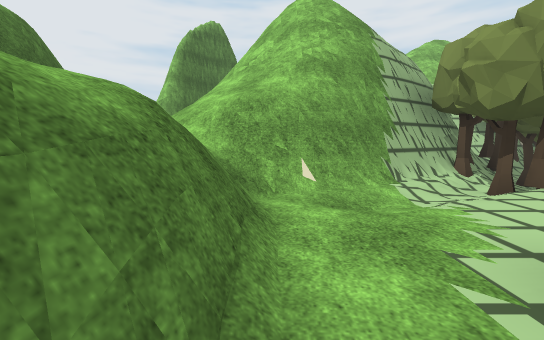
view 1 (above)

24 first-person views from a walk through a scene from a Unity 3-D project. The camera is 1.3 m above the floor, tilts 6° down and sees 90° across. The floor is counted in squares, 2 m on a side. Each view is taken from the middle of a square. On the plan, view 1 faces up. The plan holds only what a view shows up to about 9 squares ahead; the rest is blank. The place goes on beyond the plan. The player is left out. Some animated figures are left out. Some surface patterns are stand-ins.

view 2
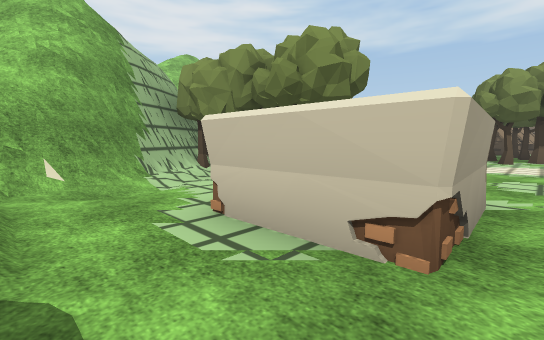

view 3
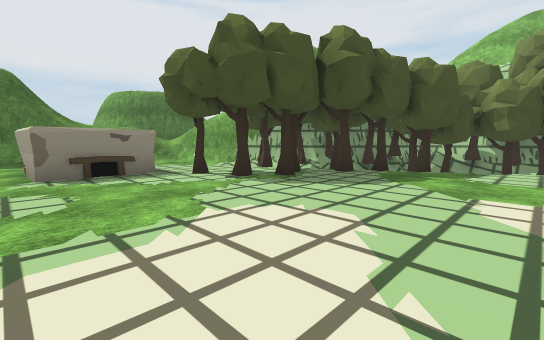

view 4
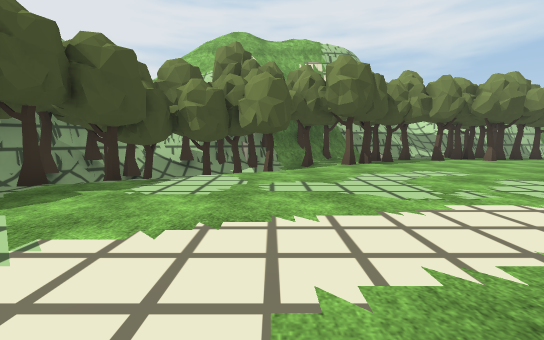

view 5
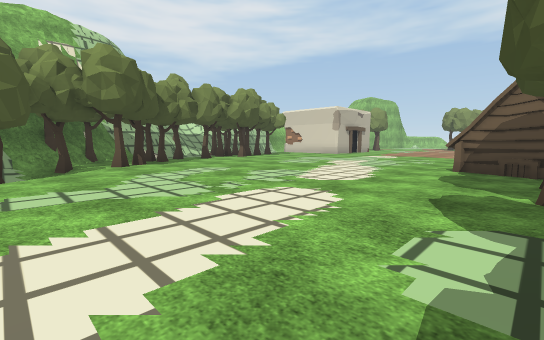

view 6
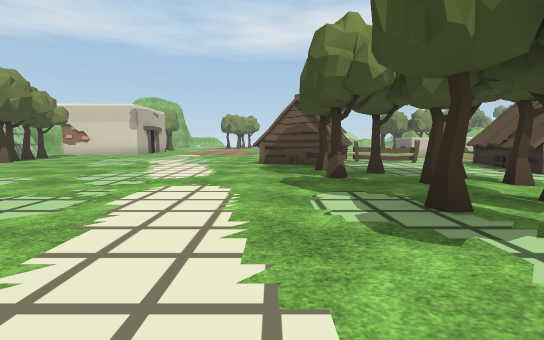

view 7
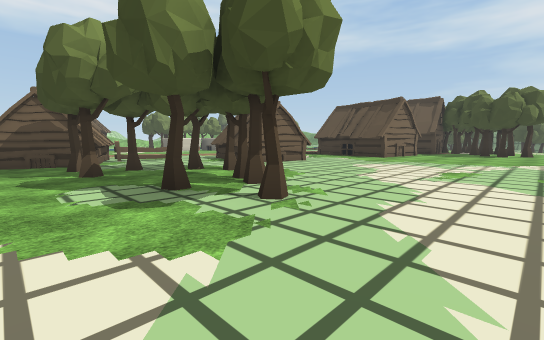

view 8
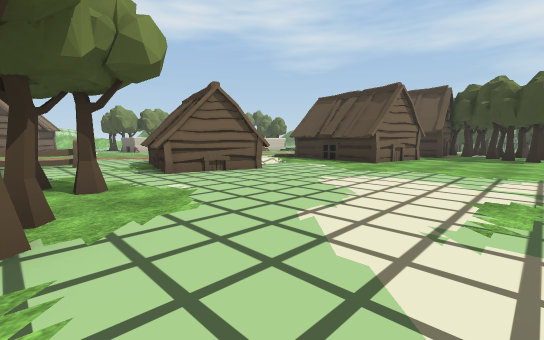

view 9
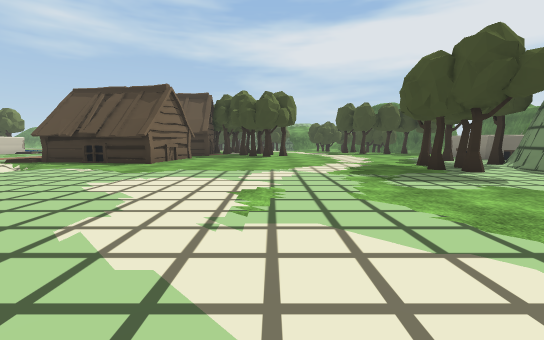

view 10
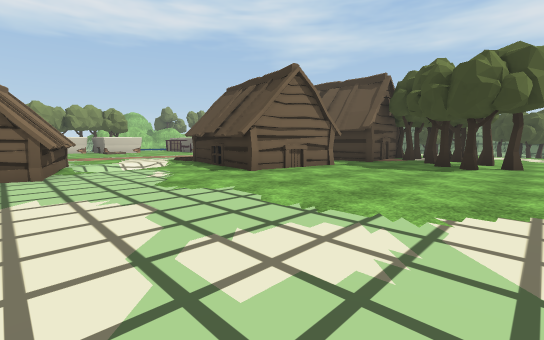

view 11
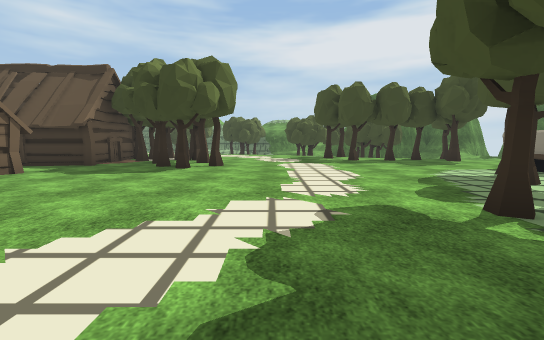

view 12
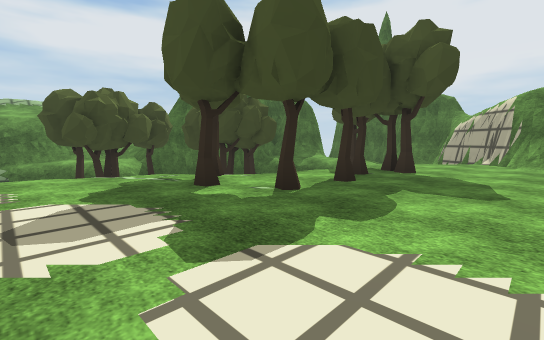

view 13
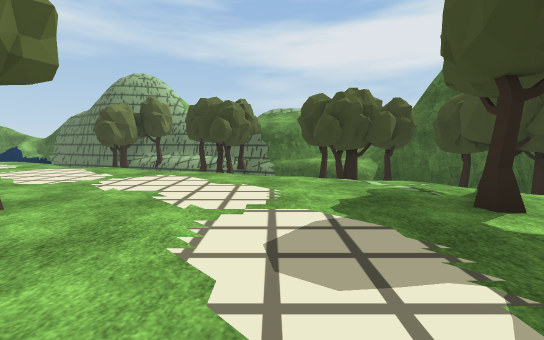

view 14
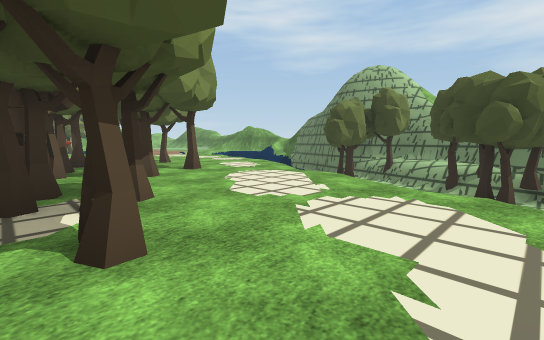

view 15
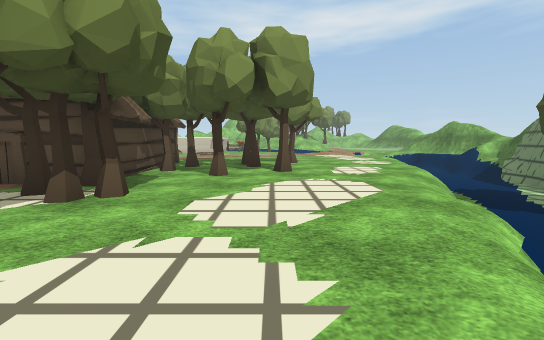

view 16
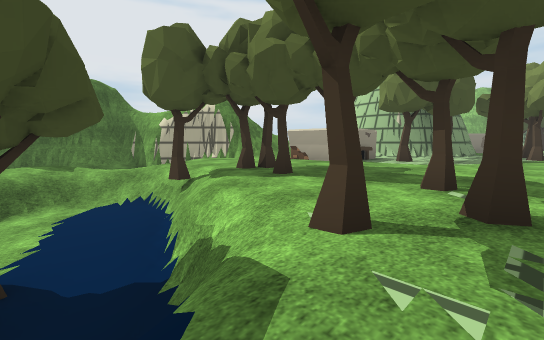

view 17
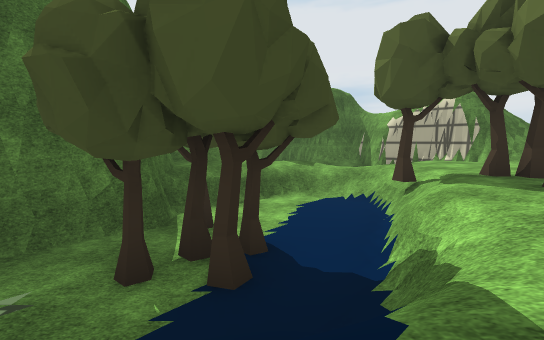

view 18
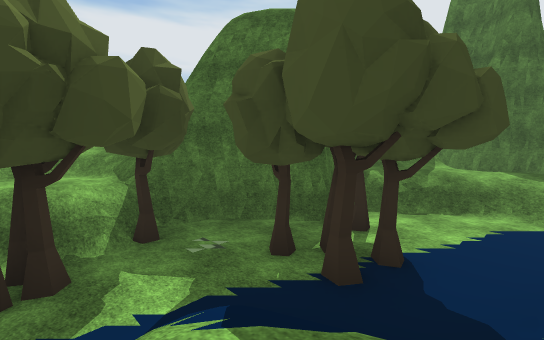

view 19
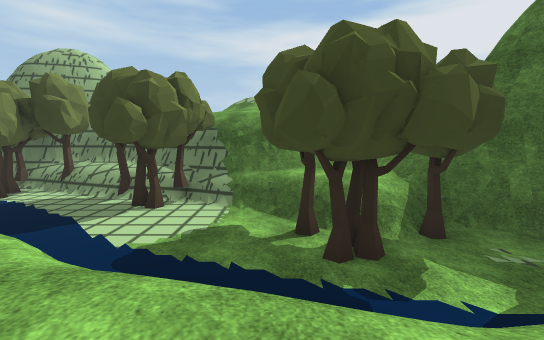

view 20
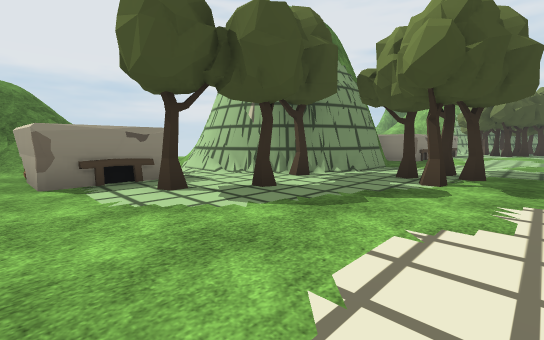

view 21
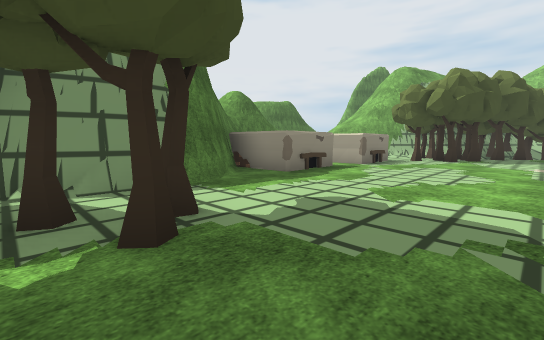

view 22
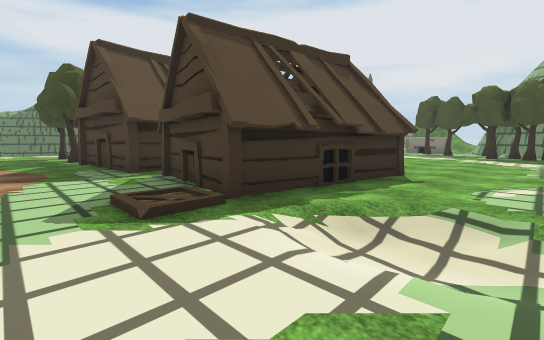

view 23
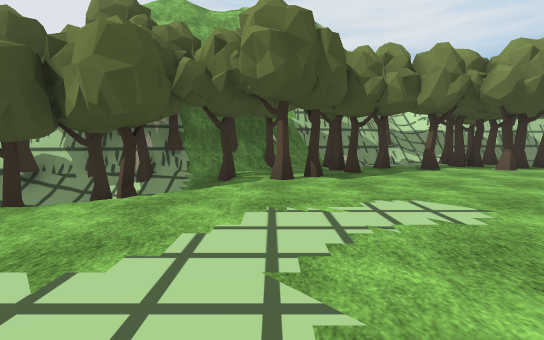

view 24
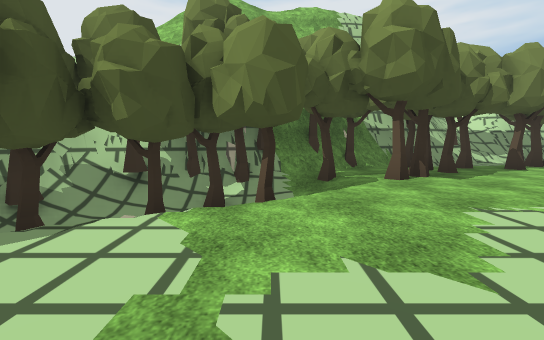

### Floor plan
Key: @ floor where view 1 was taken; # wall or solid block; x gap in a wall; . main floor; - floor 0.5 m lower than the main floor; _ floor 0.75 m lower than the main floor; < floor 1.5 m lower than the main floor; : floor 4.5 m higher than the main floor; + floor 7 m higher than the main floor; * floor 7.5 m higher than the main floor; / step, stairs or slope; = window, fence, low wall or low ledge; v drop or lower ground; T tree; H hut; F fence; O other object.
Columns run from 6 left of view 1 to 18 right of it. Each row starts with its distance up from view 1.
 13             =##=  #  #=##
 12                 v######TT
 11               vT##TT.T.TT
 10             ###TT# TT.TT.
  9             #/TT/TTT.....
  8      #v  +v##TT T/.......
  7      ##v*v#TTT //........
  6       =###TT_T/..........
  5        ###TTT............
  4       ##//TTT............
  3       ///.TT.............
  2       =...TT...........H
  1       ..##..........TT.H
  0      #@.##......T.TT.THHH
 -1      #...........TTTT...F
 -2          #.........T...F.
 -3       ####...........H...
 -4        #.............HHH.
 -5        ##...........HH.H
 -6         ##...........HH.
 -7         ##.T.........//..
 -8         #.TT.........//..
 -9      ####T.........HHH...
-10      //..T.........H  H/.
-11        #T.........H   H..
-12   =// ##...........H H...
-13   :v#/.........TT... HH..
-14    ##..........TT.H   H..
-15   ##...T.T......TTH   H..
-16  ## ///.T.T.....TTTHHHH..
-17  #- //<==.TT.....T..TTT..
-18 ## //<<<<//........T..T..
-19 #v ///<<TT=//.......TT...
-20 ## #//<TTT</x=//......T.
-21      /##=<<T<<vv=/......
-22        ###TT#<<<#=//....
-23         ####= <<<<//=//.
-24             ##TT <<<<vv
-25              ##OT= T<<<
-26               ######T

Where each view was taken, in squares from view 1:
view 1: 0 up, 0 right, facing up
view 2: 1 down, 0 right, facing up-right
view 3: 1 down, 9 right, facing up-left
view 4: 1 up, 10 right, facing up
view 5: 1 up, 10 right, facing up-right
view 6: 2 up, 9 right, facing right
view 7: 2 up, 8 right, facing down-right
view 8: 1 down, 9 right, facing down-right
view 9: 1 down, 9 right, facing down
view 10: 5 down, 8 right, facing down-right
view 11: 6 down, 7 right, facing down
view 12: 13 down, 7 right, facing down-left
view 13: 14 down, 7 right, facing down
view 14: 16 down, 8 right, facing down-right
view 15: 19 down, 8 right, facing right
view 16: 19 down, 5 right, facing up-left
view 17: 19 down, 5 right, facing left
view 18: 18 down, 5 right, facing down-left
view 19: 18 down, 6 right, facing down
view 20: 13 down, 6 right, facing up-left
view 21: 8 down, 7 right, facing up-left
view 22: 7 down, 18 right, facing down-left
view 23: 4 up, 12 right, facing up
view 24: 4 up, 10 right, facing up
